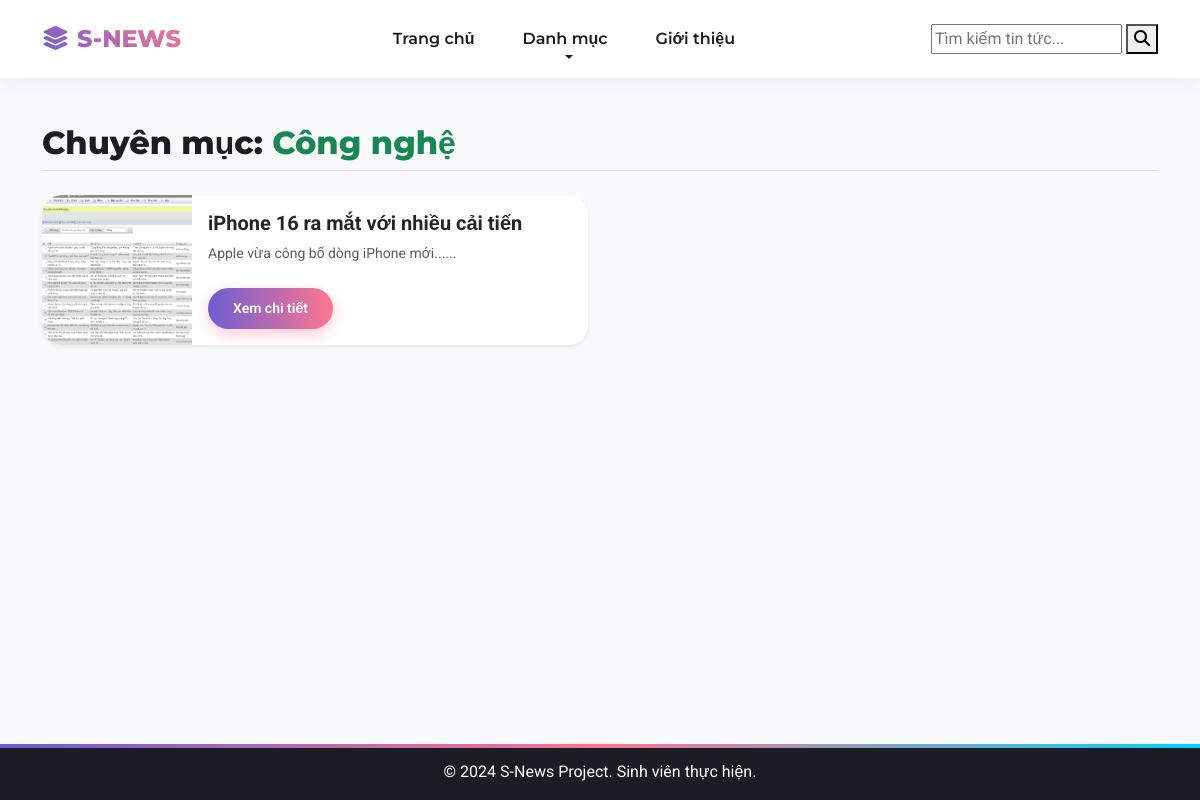
The page /pages/category.php?cat=Công+nghệ on the database its author committed.
### tables this page shows
CREATE TABLE articles (
    id INT AUTO_INCREMENT PRIMARY KEY,
    title VARCHAR(255) NOT NULL,
    summary TEXT,
    content LONGTEXT,
    image_url VARCHAR(255),
    
     
    category_id INT,
    author_id INT,
    
    views INT DEFAULT 0,
    likes INT DEFAULT 0,  
    created_at TIMESTAMP DEFAULT CURRENT_TIMESTAMP,
    
    FOREIGN KEY (category_id) REFERENCES categories(category_id) ON DELETE SET NULL,
    FOREIGN KEY (author_id) REFERENCES users(id) ON DELETE SET NULL,
    
    FULLTEXT (title, summary)
);

### classes/Database.php (called while the page is built, shortened)
<?php
class Database {
    private $host = "localhost";
    private $db_name = "s_news_db";
    private $username = "root";
    private $password = "";
    public function getConnection() {
        $this->conn = null;
        try {
            $this->conn = new PDO(
                "mysql:host=" . $this->host . ";dbname=" . $this->db_name . ";charset=utf8mb4",
                $this->username,
                $this->password
            );
            $this->conn->setAttribute(PDO::ATTR_ERRMODE, PDO::ERRMODE_EXCEPTION);
        } catch(PDOException $exception) {
            echo "Lỗi kết nối CSDL: " . $exception->getMessage();
        }
        return $this->conn;
    }
}
?>

### classes/BasePage.php (the view, shortened to what this page needs)
<?php
abstract class BasePage {
    protected $assets_folder;
    public function __construct($title = "S-News", $is_root = false) {
        $this->assets_folder = $is_root ? "" : "../";
        require_once __DIR__ . '/Database.php';
        $database = new Database();
        $this->db = $database->getConnection();
    }
    protected function getImageUrl($filename) {
        $searchFolders = [
            'images/',
            'images/avatars/',
            'images/banners/',
            'images/posts/',
        ];
        $cleanName = basename($filename);
        foreach ($searchFolders as $folder) {
            $physicalPath = __DIR__ . "/../" . $folder . $cleanName;
            $webPath = $this->assets_folder . $folder . $cleanName;
            if (file_exists($physicalPath)) {
                return $webPath;
            }
        }
        return "https://placehold.co/600x400/ffcccc/ff0000?text=Not+Found";
    }
    public function render() {
        echo '<!DOCTYPE html><html lang="vi">';
        $this->renderHead();
        echo '<body class="bg-light d-flex flex-column min-vh-100">';
        $this->renderHeader();
        echo '<main class="flex-shrink-0"><div class="container py-4">';
        $this->renderBody();
        echo '</div></main>';
        $this->renderFooter();
        echo '</body></html>';
    }
    protected function renderHead() {
        ?>
        <head>
            <link rel="stylesheet" href="<?php echo $this->assets_folder; ?>vendor/bootstrap/css/bootstrap.min.css">
            <link rel="stylesheet" href="<?php echo $this->assets_folder; ?>vendor/fontawesome/css/all.min.css">
            <link rel="stylesheet" href="<?php echo $this->assets_folder; ?>css/style.css">
        </head>
        <?php
    }
    protected function renderHeader() {
        $root = $this->assets_folder;
        ?>
        <nav class="navbar navbar-expand-lg navbar-light fixed-top p-3 transition-base" id="mainNav">
            <div class="container">
                <a class="navbar-brand d-flex align-items-center gap-2" href="<?php echo $root; ?>index.php">
                    <div class="brand-icon">
                        <i class="fa-solid fa-layer-group"></i>
                    </div>
                    <span class="brand-text">S-NEWS</span>
                </a>
                <div class="collapse navbar-collapse" id="navbarNav">
                    <ul class="navbar-nav mx-auto">
                        <li class="nav-item"><a class="nav-link" href="<?php echo $root; ?>index.php">Trang chủ</a></li>
                        <li class="nav-item dropdown">
                            <a class="nav-link dropdown-toggle" href="#" data-bs-toggle="dropdown">Danh mục</a>
                        </li>
                        <li class="nav-item"><a class="nav-link" href="<?php echo $root; ?>pages/about.php">Giới thiệu</a></li>
                    </ul>
                    <form class="search-wrapper" action="<?php echo $root; ?>pages/search.php" method="GET">
                        <input class="search-input" type="search" name="keyword" placeholder="Tìm kiếm tin tức..." required>
                        <button class="search-btn" type="submit">
                            <i class="fa-solid fa-magnifying-glass"></i>
                        </button>
                    </form>
                </div>
            </div>
        </nav>
        <div style="height: 100px;"></div>
        <?php
    }
    protected function renderFooter() {
        ?>
        <footer class="footer mt-auto py-3 bg-dark text-white text-center">
            <div class="container">
                <span>&copy; 2024 S-News Project. Sinh viên thực hiện.</span>
            </div>
        </footer>
        <?php
    }
}
?>

### pages/category.php (shortened to what this page needs)
<?php
require_once '../classes/BasePage.php';
class CategoryPage extends BasePage {
    protected function renderBody() {
        $catName = isset($_GET['cat']) ? $_GET['cat'] : '';
        echo '<h2 class="mb-4 border-bottom pb-2">Chuyên mục: <span class="text-success">'.htmlspecialchars($catName).'</span></h2>';
        $sql = "SELECT a.* FROM articles a
                JOIN categories c ON a.category_id = c.category_id
                WHERE c.name = :name
                ORDER BY a.created_at DESC";
        $stmt = $this->db->prepare($sql);
        $stmt->execute([':name' => $catName]);
        echo '<div class="row">';
        if($stmt->rowCount() > 0) {
            while ($row = $stmt->fetch(PDO::FETCH_ASSOC)) {
                $img = $this->getImageUrl($row['image_url']);
                echo '
                <div class="col-md-6 mb-4">
                    <div class="card h-100 shadow-sm flex-row overflow-hidden">
                        <div style="width: 150px; flex-shrink: 0;">
                            <a href="detail.php?id='.$row['id'].'">
                                <img src="'.$img.'" class="h-100 w-100" style="object-fit: cover;">
                            </a>
                        </div>
                        <div class="card-body d-flex flex-column">
                            <h5 class="card-title"><a href="detail.php?id='.$row['id'].'" class="text-decoration-none text-dark fw-bold">'.$row['title'].'</a></h5>
                            <p class="card-text small text-muted flex-grow-1">'.substr($row['summary'], 0, 80).'...</p>
                            <div class="mt-2">
                                <a href="detail.php?id='.$row['id'].'" class="btn btn-sm btn-outline-primary rounded-pill">Xem chi tiết</a>
                            </div>
                        </div>
                    </div>
                </div>';
            }
        } else {
            echo '<div class="col-12"><div class="alert alert-warning text-center">Chưa có bài viết nào trong mục "'.htmlspecialchars($catName).'".</div></div>';
        }
        echo '</div>';
    }
}
$catParam = isset($_GET['cat']) ? $_GET['cat'] : "Tin tức";
$page = new CategoryPage("Chuyên mục: " . $catParam);
$page->render();
?>

### css/variables.css (style rules this page uses)
:root { --color-primary: #6C5DD3; --color-secondary: #FF758F; --color-accent: #00D2FF; --bg-body: #F5F7FA; --text-dark: #1A1D23; --text-gray: #64748B; --card-shadow: 0 10px 30px rgba(108, 93, 211, 0.15); --hover-shadow: 0 20px 40px rgba(108, 93, 211, 0.25); }
body { background-color: var(--bg-body); font-family: 'Roboto', sans-serif; color: var(--text-dark); overflow-x: hidden; }
h1, h2, h3 { font-family: 'Montserrat', sans-serif; font-weight: 800; color: var(--text-dark); }

### css/layout.css (style rules this page uses)
.navbar { background: rgba(255, 255, 255, 0.9) !important; backdrop-filter: blur(10px); box-shadow: 0 4px 20px rgba(0,0,0,0.05) !important; padding: 15px 0; animation: fadeInUp 0.8s ease-out; }
.navbar-brand { font-family: 'Montserrat', sans-serif; font-weight: 800 !important; font-size: 1.5rem; text-transform: uppercase; background: linear-gradient(45deg, var(--color-primary), var(--color-secondary)); -webkit-background-clip: text; -webkit-text-fill-color: transparent; animation: bounceIn 1s ease-out; }
.nav-link { font-family: 'Montserrat', sans-serif; color: var(--text-dark) !important; font-weight: 600; margin: 0 8px; padding: 8px 16px !important; border-radius: 8px; position: relative; transition: all 0.3s; }
.nav-link::after { content: ''; position: absolute; width: 0; height: 3px; bottom: 0; left: 50%; background: linear-gradient(to right, var(--color-primary), var(--color-secondary)); transition: all 0.3s ease; transform: translateX(-50%); }
.footer { background: #1A1D23 !important; color: #fff !important; margin-top: 80px; padding: 40px 0; position: relative; overflow: hidden; }
.footer::before { content: ''; position: absolute; top: 0; left: 0; width: 100%; height: 4px; background: linear-gradient(90deg, var(--color-primary), var(--color-secondary), var(--color-accent)); }

### css/components.css (style rules this page uses)
.card { border: none !important; border-radius: 20px !important; background: #fff; overflow: hidden; box-shadow: var(--card-shadow); transition: all 0.4s cubic-bezier(0.175, 0.885, 0.32, 1.275); animation: fadeInUp 0.8s both; }
.card-title a { color: var(--text-dark); font-weight: 700; text-decoration: none; background-image: linear-gradient(to right, var(--color-primary) 0%, var(--color-secondary) 100%); background-size: 0% 2px; background-repeat: no-repeat; background-position: left bottom; transition: background-size 0.3s; }
.btn-primary, .btn-outline-primary { background: linear-gradient(90deg, var(--color-primary), var(--color-secondary), var(--color-primary)); background-size: 200% auto; border: none; color: #fff; font-weight: 600; border-radius: 50px; padding: 10px 25px; box-shadow: 0 5px 15px rgba(255, 117, 143, 0.4); transition: 0.5s; animation: gradientFlow 3s infinite linear; }

### rows shown on the page
articles: image_url (picture), title "iPhone 16 ra mắt với nhiều cải tiến", summary "Apple vừa công bố dòng iPhone mới..."

### other values the page prints
$catName "Công nghệ"
